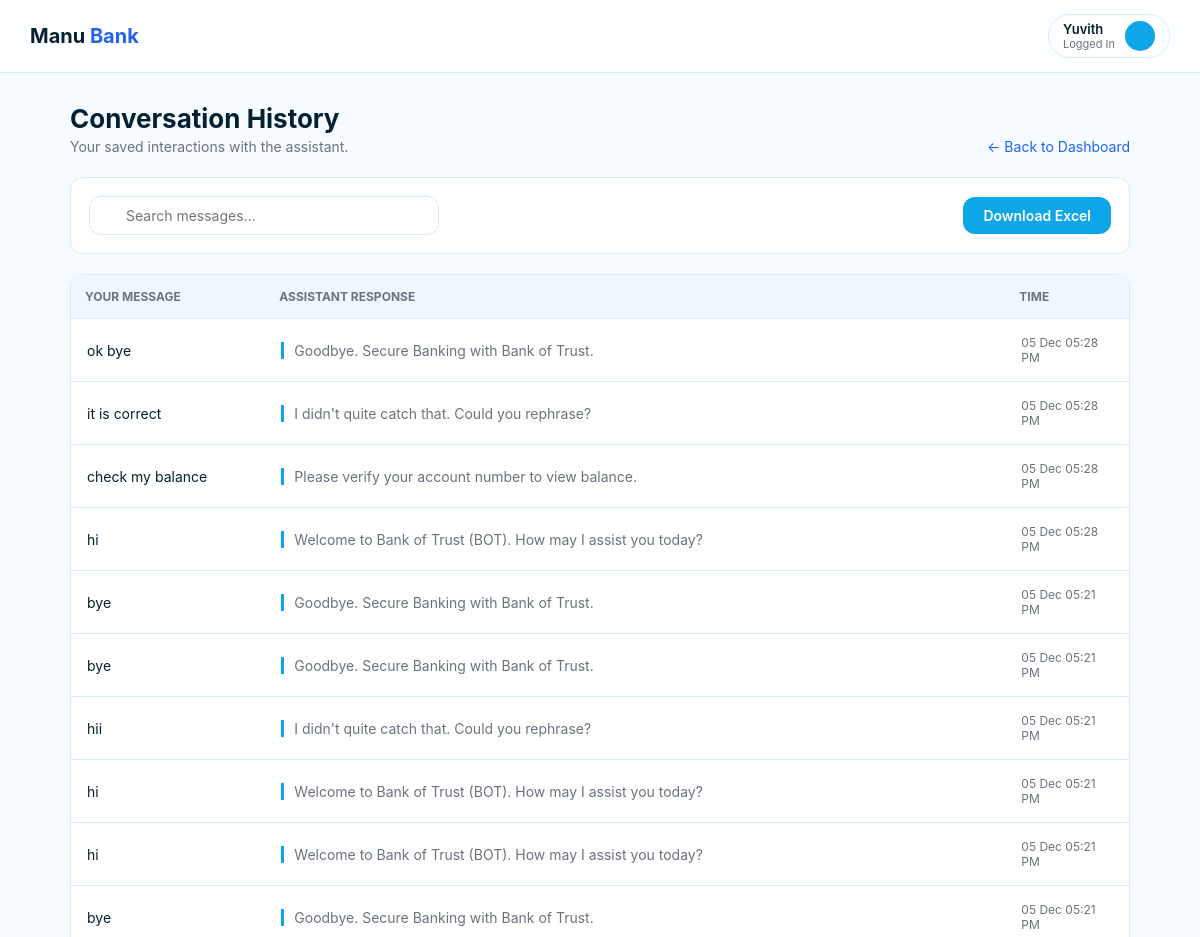
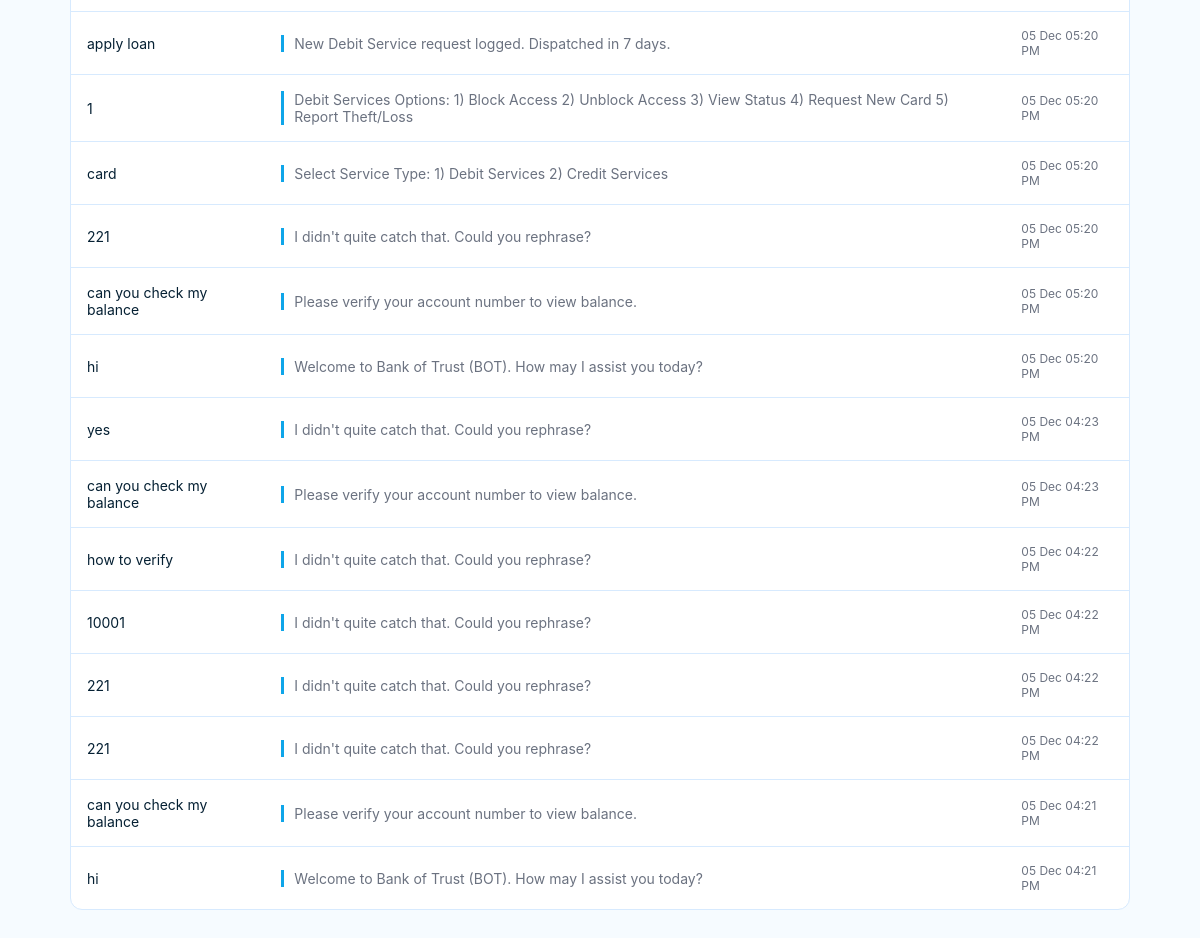
Page /chat_logs (signed in) on the committed database (2 pictures, top to bottom).
### tables this page shows
CREATE TABLE chat_logs (
            id INTEGER PRIMARY KEY AUTOINCREMENT,
            account TEXT,
            user_message TEXT NOT NULL,
            bot_response TEXT NOT NULL,
            predicted_intent TEXT,
            confidence REAL,
            is_fallback BOOLEAN DEFAULT 0,
            timestamp DATETIME DEFAULT CURRENT_TIMESTAMP
        );

### app.py (the view)
@app.route("/chat_logs")
def chat_logs():
    if not require_login():
        return redirect(url_for("login"))
    conn = get_db()
    c = conn.cursor()
    c.execute(
        "SELECT user_message, bot_response, timestamp FROM chat_logs WHERE account=? ORDER BY id DESC",
        (session["account"],),
    )
    rows = c.fetchall()
    conn.close()
    formatted_logs = []
    for r in rows:
        t_str = r["timestamp"]
        try:
            dt = datetime.strptime(t_str, "%Y-%m-%d %H:%M:%S") + timedelta(
                hours=5, minutes=30
            )
            t_str = dt.strftime("%d %b %I:%M %p")
        except:
            pass
        formatted_logs.append((r["user_message"], r["bot_response"], t_str))
    return render_template("chat_logs.html", logs=formatted_logs)

### app.py (called while the page is built)
def require_login():
    if not session.get("account"):
        return False
    bot.session_context["current_user_account"] = session["account"]
    return True

### bank_db.py (called while the page is built)
def get_db():
    conn = sqlite3.connect(DB_PATH)
    conn.row_factory = sqlite3.Row
    return conn

### templates/chat_logs.html (shortened to what this page needs)
<!DOCTYPE html>
<html lang="en">
<head>
</head>
<body>
<header>
  <div class="brand">
    <h1>Manu <span>Bank</span></h1>
  </div>
  <div class="user-tag">
    <div class="user-info">
      <span class="name">{{ session.get('name', 'User') }}</span>
      <span class="status">Logged In</span>
    </div>
    <div class="user-icon"></div>
  </div>
</header>
<div class="container">
  <div class="header-section">
    <div>
      <h2>Conversation History</h2>
      <p>Your saved interactions with the assistant.</p>
    </div>
    <a href="/dashboard" class="back-btn">← Back to Dashboard</a>
  </div>
  <div class="toolbar">
    <div class="search-box">
      <input id="search" placeholder="Search messages..." />
    </div>
    <a href="/export_excel" class="btn-export">Download Excel</a>
  </div>
  <div class="table-wrap">
    <table id="logTable">
      <thead>
        <tr>
          <th>Your Message</th>
          <th>Assistant Response</th>
          <th>Time</th>
        </tr>
      </thead>
      <tbody>
        {% for u, b, t in logs %}
        <tr>
          <td>{{ u }}</td>
          <td><div class="bot-msg">{{ b }}</div></td>
          <td class="timestamp">{{ t }}</td>
        </tr>
        {% else %}
        <tr>
          <td colspan="3" class="empty-state">
            No conversation saved yet.
          </td>
        </tr>
        {% endfor %}
      </tbody>
    </table>
  </div>
</div>
</body>
</html>

### templates/chat_logs.html (style rules this page uses)
:root { --bg: #f6fbff; --panel: #ffffff; --text: #052033; --muted: #6b7280; --line: #d7eafe; --blue: #0ea5e9; --blue-dark: #2563eb; --radius: 12px; }
* { margin: 0; padding: 0; box-sizing: border-box; font-family: Inter, sans-serif; }
body { background: var(--bg); color: var(--text); }
header { background: #ffffffcc; backdrop-filter: blur(6px); border-bottom: 1px solid var(--line); padding: 14px 30px; display: flex; justify-content: space-between; align-items: center; position: sticky; top: 0; z-index: 50; }
.brand h1 { font-size: 20px; font-weight: 700; margin: 0; }
.brand span { color: var(--blue-dark); }
.user-tag { display: flex; align-items: center; gap: 10px; padding: 6px 14px; border: 1px solid var(--line); border-radius: 50px; background: #fff; }
.user-info { display: flex; flex-direction: column; font-size: 13px; }
.user-info .name { font-weight: 600; }
.user-info .status { color: var(--muted); font-size: 11px; }
.user-icon { background: var(--blue); width: 30px; height: 30px; border-radius: 50%; display: flex; justify-content: center; align-items: center; color: white; font-size: 14px; }
.container { max-width: 1100px; margin: 30px auto; padding: 0 20px; }
.header-section { display: flex; justify-content: space-between; margin-bottom: 22px; align-items: flex-end; }
h2 { font-size: 26px; margin-bottom: 4px; }
.header-section p { color: var(--muted); font-size: 14px; }
.back-btn { font-size: 14px; text-decoration: none; color: var(--blue-dark); }
.toolbar { background: var(--panel); padding: 18px; border-radius: var(--radius); border: 1px solid var(--line); margin-bottom: 20px; display: flex; justify-content: space-between; gap: 20px; align-items: center; }
.search-box { position: relative; width: 350px; }
.search-box input { width: 100%; padding: 10px 12px; padding-left: 36px; border-radius: var(--radius); border: 1px solid var(--line); font-size: 14px; outline: none; }
.btn-export { background: var(--blue); color: white; padding: 10px 20px; border-radius: var(--radius); font-weight: 600; font-size: 14px; text-decoration: none; }
.table-wrap { background: var(--panel); border-radius: var(--radius); border: 1px solid var(--line); }
table { width: 100%; border-collapse: collapse; }
th { background: #f0f8ff; padding: 14px; text-align: left; font-size: 12px; color: var(--muted); border-bottom: 1px solid var(--line); text-transform: uppercase; }
td { padding: 16px; border-bottom: 1px solid var(--line); font-size: 14px; }
tr:last-child td { border-bottom: none; }
.bot-msg { color: var(--muted); border-left: 3px solid var(--blue); padding-left: 10px; }
.timestamp { font-size: 12px; color: var(--muted); }

### rows in the picture
chat_logs: user_message "ok bye", bot_response "Goodbye. Secure Banking with Bank of Trust.", t "05 Dec 05:28 PM"
chat_logs: user_message "it is correct", bot_response "I didn't quite catch that. Could you rephrase?", t "05 Dec 05:28 PM"
chat_logs: user_message "check my balance", bot_response "Please verify your account number to view balance.", t "05 Dec 05:28 PM"
chat_logs: user_message "hi", bot_response "Welcome to Bank of Trust (BOT). How may I assist you today?", t "05 Dec 05:28 PM"
chat_logs: user_message "bye", bot_response "Goodbye. Secure Banking with Bank of Trust.", t "05 Dec 05:21 PM"
chat_logs: user_message "bye", bot_response "Goodbye. Secure Banking with Bank of Trust.", t "05 Dec 05:21 PM"
chat_logs: user_message "hii", bot_response "I didn't quite catch that. Could you rephrase?", t "05 Dec 05:21 PM"
chat_logs: user_message "hi", bot_response "Welcome to Bank of Trust (BOT). How may I assist you today?", t "05 Dec 05:21 PM"
chat_logs: user_message "hi", bot_response "Welcome to Bank of Trust (BOT). How may I assist you today?", t "05 Dec 05:21 PM"
chat_logs: user_message "bye", bot_response "Goodbye. Secure Banking with Bank of Trust.", t "05 Dec 05:21 PM"
chat_logs: user_message "apply loan", bot_response "New Debit Service request logged. Dispatched in 7 days.", t "05 Dec 05:20 PM"
chat_logs: user_message "1", bot_response "Debit Services Options: 1) Block Access 2) Unblock Access 3) View Status 4) Request New Card 5) Report Theft/Loss", t "05 Dec 05:20 PM"
chat_logs: user_message "card", bot_response "Select Service Type: 1) Debit Services 2) Credit Services", t "05 Dec 05:20 PM"
chat_logs: user_message "221", bot_response "I didn't quite catch that. Could you rephrase?", t "05 Dec 05:20 PM"
chat_logs: user_message "can you check my balance", bot_response "Please verify your account number to view balance.", t "05 Dec 05:20 PM"
chat_logs: user_message "hi", bot_response "Welcome to Bank of Trust (BOT). How may I assist you today?", t "05 Dec 05:20 PM"
chat_logs: user_message "yes", bot_response "I didn't quite catch that. Could you rephrase?", t "05 Dec 04:23 PM"
chat_logs: user_message "can you check my balance", bot_response "Please verify your account number to view balance.", t "05 Dec 04:23 PM"
chat_logs: user_message "how to verify", bot_response "I didn't quite catch that. Could you rephrase?", t "05 Dec 04:22 PM"
chat_logs: user_message "10001", bot_response "I didn't quite catch that. Could you rephrase?", t "05 Dec 04:22 PM"
chat_logs: user_message "221", bot_response "I didn't quite catch that. Could you rephrase?", t "05 Dec 04:22 PM"
chat_logs: user_message "221", bot_response "I didn't quite catch that. Could you rephrase?", t "05 Dec 04:22 PM"
chat_logs: user_message "can you check my balance", bot_response "Please verify your account number to view balance.", t "05 Dec 04:21 PM"
chat_logs: user_message "hi", bot_response "Welcome to Bank of Trust (BOT). How may I assist you today?", t "05 Dec 04:21 PM"

### other values in the picture
{{ session.get('name', 'User') }} "Yuvith"
